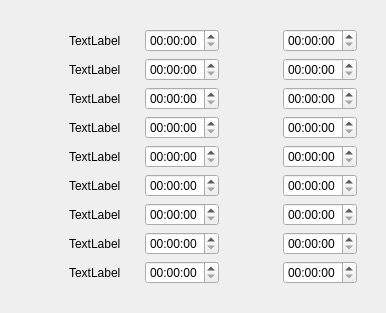
     <widget class="QWidget" name="tue">
      <attribute name="title">
       <string>Tue</string>
      </attribute>
      <layout class="QGridLayout" name="gridLayout_3">
       <item row="0" column="0">
        <widget class="QWidget" name="widget_8" native="true">
         <layout class="QGridLayout" name="gridLayout_2">
          <item row="0" column="3">
           <spacer name="horizontalSpacer_7">
            <property name="orientation">
             <enum>Qt::Horizontal</enum>
            </property>
            <property name="sizeType">
             <enum>QSizePolicy::Fixed</enum>
            </property>
            <property name="sizeHint" stdset="0">
             <size>
              <width>40</width>
              <height>20</height>
             </size>
            </property>
           </spacer>
          </item>
          <item row="0" column="1">
           <widget class="QWidget" name="widget_9" native="true">
            <property name="maximumSize">
             <size>
              <width>110</width>
              <height>16777215</height>
             </size>
            </property>
            <layout class="QVBoxLayout" name="verticalLayout_4">
             <item>
              <widget class="QLabel" name="label_10">
               <property name="maximumSize">
                <size>
                 <width>100</width>
                 <height>16777215</height>
                </size>
               </property>
               <property name="text">
                <string>TextLabel</string>
               </property>
              </widget>
             </item>
             <item>
              <widget class="QLabel" name="label_11">
               <property name="maximumSize">
                <size>
                 <width>100</width>
                 <height>16777215</height>
                </size>
               </property>
               <property name="text">
                <string>TextLabel</string>
               </property>
              </widget>
             </item>
             <item>
              <widget class="QLabel" name="label_12">
               <property name="maximumSize">
                <size>
                 <width>100</width>
                 <height>16777215</height>
                </size>
               </property>
               <property name="text">
                <string>TextLabel</string>
               </property>
              </widget>
             </item>
             <item>
              <widget class="QLabel" name="label_13">
               <property name="maximumSize">
                <size>
                 <width>100</width>
                 <height>16777215</height>
                </size>
               </property>
               <property name="text">
                <string>TextLabel</string>
               </property>
              </widget>
             </item>
             <item>
              <widget class="QLabel" name="label_14">
               <property name="maximumSize">
                <size>
                 <width>100</width>
                 <height>16777215</height>
                </size>
               </property>
               <property name="text">
                <string>TextLabel</string>
               </property>
              </widget>
             </item>
             <item>
              <widget class="QLabel" name="label_15">
               <property name="maximumSize">
                <size>
                 <width>100</width>
                 <height>16777215</height>
                </size>
               </property>
               <property name="text">
                <string>TextLabel</string>
               </property>
              </widget>
             </item>
             <item>
              <widget class="QLabel" name="label_16">
               <property name="maximumSize">
                <size>
                 <width>100</width>
                 <height>16777215</height>
                </size>
               </property>
               <property name="text">
                <string>TextLabel</string>
               </property>
              </widget>
             </item>
             <item>
              <widget class="QLabel" name="label_17">
               <property name="maximumSize">
                <size>
                 <width>100</width>
                 <height>16777215</height>
                </size>
               </property>
               <property name="text">
                <string>TextLabel</string>
               </property>
              </widget>
             </item>
             <item>
              <widget class="QLabel" name="label_18">
               <property name="maximumSize">
                <size>
                 <width>100</width>
                 <height>16777215</height>
                </size>
               </property>
               <property name="text">
                <string>TextLabel</string>
               </property>
              </widget>
             </item>
            </layout>
           </widget>
          </item>
          <item row="0" column="2">
           <widget class="QWidget" name="widget_10" native="true">
            <layout class="QVBoxLayout" name="verticalLayout_5">
             <item>
              <widget class="QTimeEdit" name="timeEdit_19"/>
             </item>
             <item>
              <widget class="QTimeEdit" name="timeEdit_20"/>
             </item>
             <item>
              <widget class="QTimeEdit" name="timeEdit_21"/>
             </item>
             <item>
              <widget class="QTimeEdit" name="timeEdit_22"/>
             </item>
             <item>
              <widget class="QTimeEdit" name="timeEdit_23"/>
             </item>
             <item>
              <widget class="QTimeEdit" name="timeEdit_24"/>
             </item>
             <item>
              <widget class="QTimeEdit" name="timeEdit_25"/>
             </item>
             <item>
              <widget class="QTimeEdit" name="timeEdit_26"/>
             </item>
             <item>
              <widget class="QTimeEdit" name="timeEdit_27"/>
             </item>
            </layout>
           </widget>
          </item>
          <item row="0" column="4">
           <widget class="QWidget" name="widget_11" native="true">
            <layout class="QVBoxLayout" name="verticalLayout_6">
             <item>
              <widget class="QTimeEdit" name="timeEdit_28"/>
             </item>
             <item>
              <widget class="QTimeEdit" name="timeEdit_29"/>
             </item>
             <item>
              <widget class="QTimeEdit" name="timeEdit_30"/>
             </item>
             <item>
              <widget class="QTimeEdit" name="timeEdit_31"/>
             </item>
             <item>
              <widget class="QTimeEdit" name="timeEdit_32"/>
             </item>
             <item>
              <widget class="QTimeEdit" name="timeEdit_33"/>
             </item>
             <item>
              <widget class="QTimeEdit" name="timeEdit_34"/>
             </item>
             <item>
              <widget class="QTimeEdit" name="timeEdit_35"/>
             </item>
             <item>
              <widget class="QTimeEdit" name="timeEdit_36"/>
             </item>
            </layout>
           </widget>
          </item>
          <item row="0" column="0">
           <spacer name="horizontalSpacer_8">
            <property name="orientation">
             <enum>Qt::Horizontal</enum>
            </property>
            <property name="sizeType">
             <enum>QSizePolicy::Fixed</enum>
            </property>
            <property name="sizeHint" stdset="0">
             <size>
              <width>40</width>
              <height>20</height>
             </size>
            </property>
           </spacer>
          </item>
         </layout>
        </widget>
       </item>
      </layout>
     </widget>
